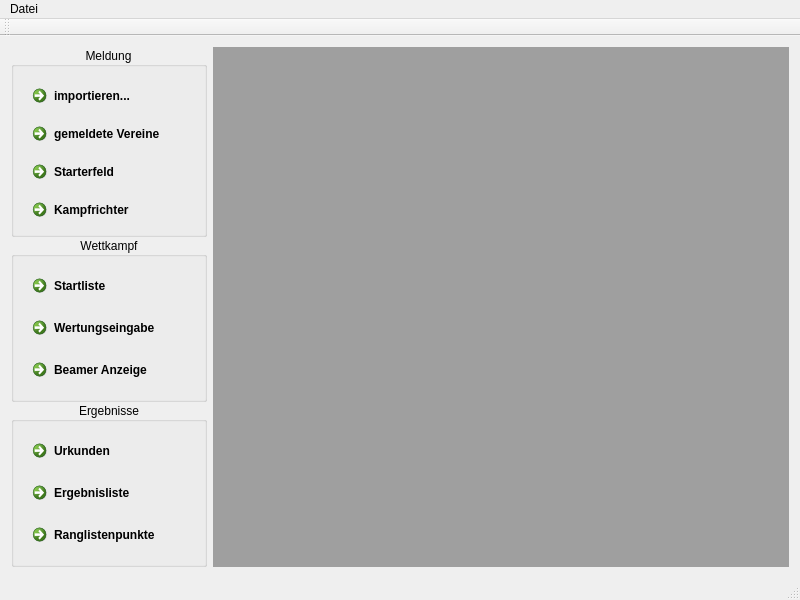
<?xml version="1.0" encoding="UTF-8"?>
<ui version="4.0">
 <class>MainWindow</class>
 <widget class="QMainWindow" name="MainWindow">
  <property name="geometry">
   <rect>
    <x>0</x>
    <y>0</y>
    <width>800</width>
    <height>600</height>
   </rect>
  </property>
  <property name="windowTitle">
   <string>MainWindow</string>
  </property>
  <widget class="QWidget" name="centralWidget">
   <layout class="QHBoxLayout" name="horizontalLayout" stretch="0,1">
    <item>
     <layout class="QVBoxLayout" name="verticalLayout">
      <property name="spacing">
       <number>0</number>
      </property>
      <item>
       <widget class="QGroupBox" name="MeldBox">
        <property name="minimumSize">
         <size>
          <width>170</width>
          <height>0</height>
         </size>
        </property>
        <property name="styleSheet">
         <string notr="true"/>
        </property>
        <property name="title">
         <string>Meldung</string>
        </property>
        <property name="alignment">
         <set>Qt::AlignCenter</set>
        </property>
        <property name="flat">
         <bool>true</bool>
        </property>
        <layout class="QVBoxLayout" name="verticalLayout_2">
         <item>
          <widget class="QCommandLinkButton" name="Btn_import">
           <property name="text">
            <string>importieren...</string>
           </property>
           <property name="checkable">
            <bool>false</bool>
           </property>
          </widget>
         </item>
         <item>
          <widget class="QCommandLinkButton" name="Btn_gemVer">
           <property name="text">
            <string>gemeldete Vereine</string>
           </property>
           <property name="checkable">
            <bool>true</bool>
           </property>
          </widget>
         </item>
         <item>
          <widget class="QCommandLinkButton" name="Btn_startfeld">
           <property name="text">
            <string>Starterfeld</string>
           </property>
           <property name="checkable">
            <bool>true</bool>
           </property>
          </widget>
         </item>
         <item>
          <widget class="QCommandLinkButton" name="Btn_Kampfrichter">
           <property name="text">
            <string>Kampfrichter</string>
           </property>
           <property name="checkable">
            <bool>true</bool>
           </property>
          </widget>
         </item>
        </layout>
       </widget>
      </item>
      <item>
       <widget class="QGroupBox" name="WettBox">
        <property name="title">
         <string>Wettkampf</string>
        </property>
        <property name="alignment">
         <set>Qt::AlignCenter</set>
        </property>
        <property name="flat">
         <bool>true</bool>
        </property>
        <layout class="QVBoxLayout" name="verticalLayout_3">
         <item>
          <widget class="QCommandLinkButton" name="Btn_Startliste">
           <property name="text">
            <string>Startliste</string>
           </property>
           <property name="checkable">
            <bool>true</bool>
           </property>
          </widget>
         </item>
         <item>
          <widget class="QCommandLinkButton" name="Btn_Wertungen">
           <property name="text">
            <string>Wertungseingabe</string>
           </property>
           <property name="checkable">
            <bool>true</bool>
           </property>
          </widget>
         </item>
         <item>
          <widget class="QCommandLinkButton" name="Btn_Beamer">
           <property name="text">
            <string>Beamer Anzeige</string>
           </property>
           <property name="checkable">
            <bool>true</bool>
           </property>
          </widget>
         </item>
        </layout>
       </widget>
      </item>
      <item>
       <widget class="QGroupBox" name="ErgBox">
        <property name="autoFillBackground">
         <bool>false</bool>
        </property>
        <property name="title">
         <string>Ergebnisse</string>
        </property>
        <property name="alignment">
         <set>Qt::AlignCenter</set>
        </property>
        <property name="flat">
         <bool>true</bool>
        </property>
        <property name="checkable">
         <bool>false</bool>
        </property>
        <layout class="QVBoxLayout" name="verticalLayout_4">
         <item>
          <widget class="QCommandLinkButton" name="Btn_Urkunden">
           <property name="text">
            <string>Urkunden</string>
           </property>
           <property name="checkable">
            <bool>true</bool>
           </property>
          </widget>
         </item>
         <item>
          <widget class="QCommandLinkButton" name="Btn_Ergebnisliste">
           <property name="text">
            <string>Ergebnisliste</string>
           </property>
           <property name="checkable">
            <bool>true</bool>
           </property>
          </widget>
         </item>
         <item>
          <widget class="QCommandLinkButton" name="Btn_Rangliste">
           <property name="text">
            <string>Ranglistenpunkte</string>
           </property>
           <property name="checkable">
            <bool>true</bool>
           </property>
          </widget>
         </item>
        </layout>
       </widget>
      </item>
     </layout>
    </item>
    <item>
     <widget class="QMdiArea" name="mdiArea"/>
    </item>
   </layout>
  </widget>
  <widget class="QMenuBar" name="menuBar">
   <property name="geometry">
    <rect>
     <x>0</x>
     <y>0</y>
     <width>800</width>
     <height>21</height>
    </rect>
   </property>
   <widget class="QMenu" name="menuDatei">
    <property name="title">
     <string>Datei</string>
    </property>
    <addaction name="actionSchlie_en"/>
   </widget>
   <addaction name="menuDatei"/>
  </widget>
  <widget class="QToolBar" name="mainToolBar">
   <attribute name="toolBarArea">
    <enum>TopToolBarArea</enum>
   </attribute>
   <attribute name="toolBarBreak">
    <bool>false</bool>
   </attribute>
  </widget>
  <widget class="QStatusBar" name="statusBar"/>
  <action name="actionSchlie_en">
   <property name="text">
    <string>Schließen</string>
   </property>
  </action>
 </widget>
 <layoutdefault spacing="6" margin="11"/>
 <tabstops>
  <tabstop>Btn_import</tabstop>
  <tabstop>Btn_gemVer</tabstop>
  <tabstop>Btn_startfeld</tabstop>
  <tabstop>Btn_Kampfrichter</tabstop>
  <tabstop>Btn_Startliste</tabstop>
  <tabstop>Btn_Wertungen</tabstop>
  <tabstop>Btn_Beamer</tabstop>
  <tabstop>Btn_Urkunden</tabstop>
  <tabstop>Btn_Ergebnisliste</tabstop>
  <tabstop>Btn_Rangliste</tabstop>
 </tabstops>
 <resources/>
 <connections>
  <connection>
   <sender>actionSchlie_en</sender>
   <signal>triggered()</signal>
   <receiver>MainWindow</receiver>
   <slot>close()</slot>
   <hints>
    <hint type="sourcelabel">
     <x>-1</x>
     <y>-1</y>
    </hint>
    <hint type="destinationlabel">
     <x>399</x>
     <y>299</y>
    </hint>
   </hints>
  </connection>
 </connections>
</ui>
